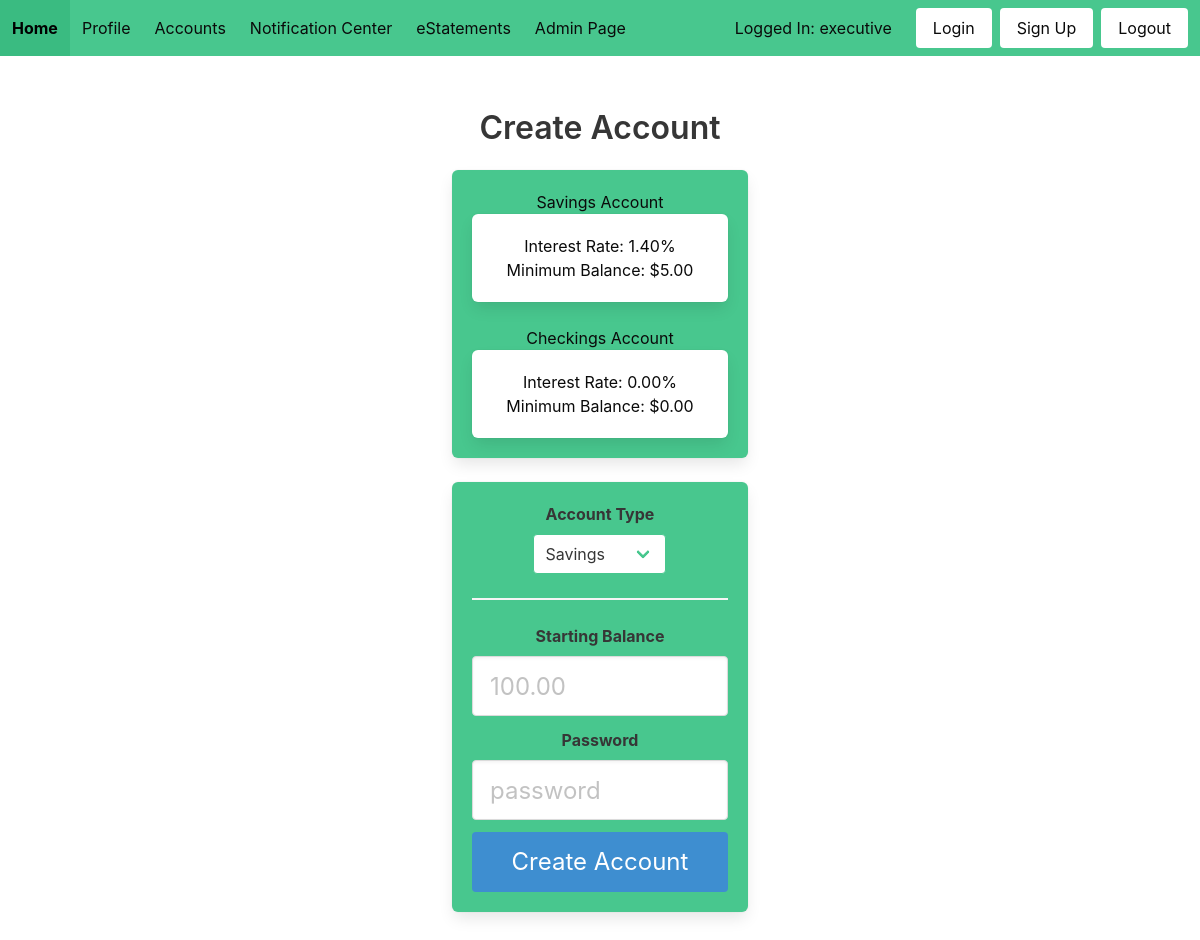
The page /create_account/ (signed in) on the database as committed earlier.
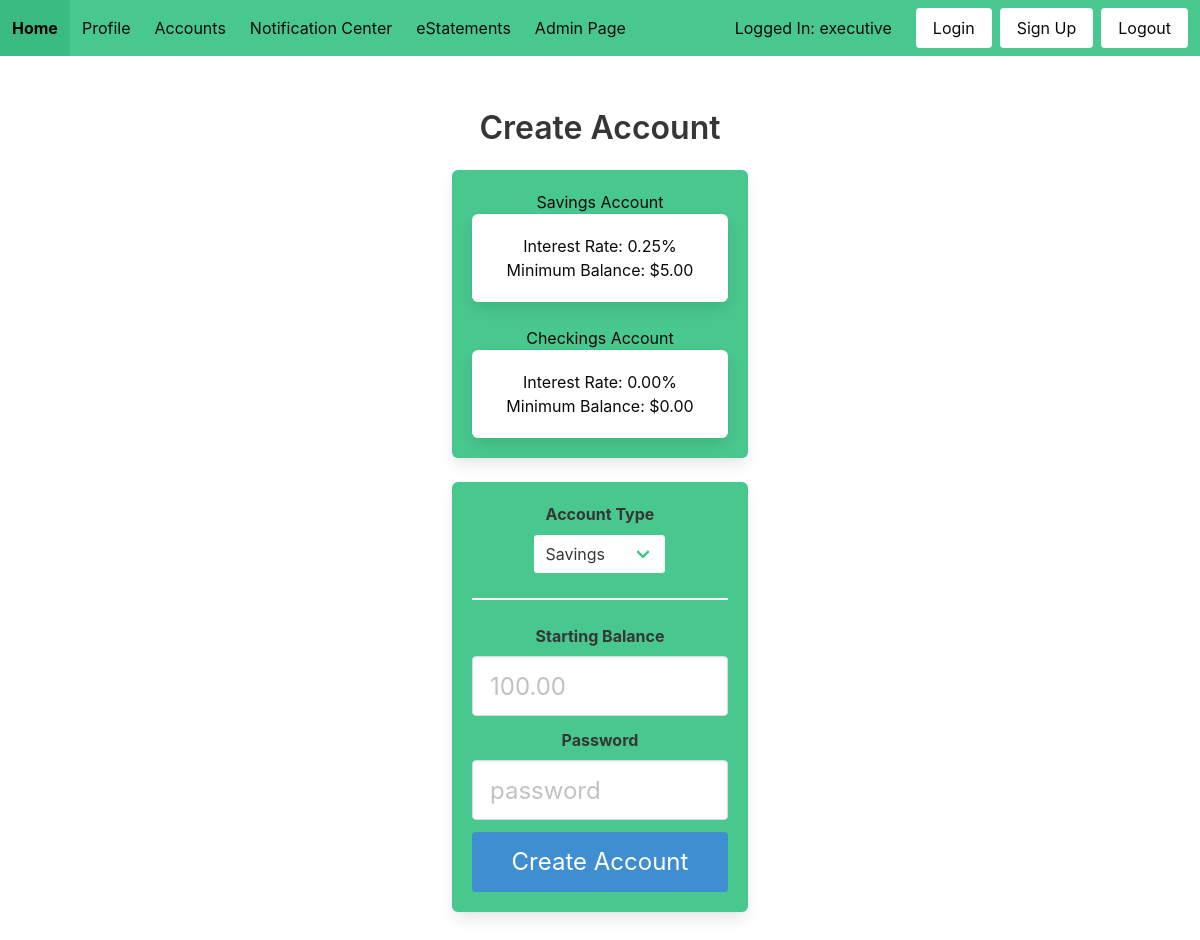
The same page on the database as committed later.
### models.py (models this page shows)
class User(UserMixin, db.Model):
    id = db.Column(db.Integer, primary_key=True)
    username = db.Column(db.String(100), unique=True)
    password = db.Column(db.String(100))
    name = db.Column(db.String(1000))

class Bank_Settings(db.Model):
    id = db.Column(db.Integer, primary_key=True)
    savings_ir = db.Column(db.Float)
    savings_min = db.Column(db.Float)
    checkings_ir = db.Column(db.Float)
    checkings_min = db.Column(db.Float)

### main.py (the view, shortened to what this page needs)
@main.route('/create_account/', methods=['POST', 'GET'])
@login_required
def create_account():
    rates = Bank_Settings.query.filter_by(id = 1).first()
    format_rates(rates)
    return render_template('create_acc.html', rates=rates)

### app.py (called while the page is built)
def create_app():
    app = Flask(__name__)
    cf = open('app_config.json', 'r')
    config = json.load(cf)
    cf.close()
    app.config['SECRET_KEY'] = config['SECRET_KEY']
    app.config['SQLALCHEMY_DATABASE_URI'] = config['SQLALCHEMY_DATABASE_URI']
    app.config['PROJECT_ROOT'] = Path(os.path.realpath(os.path.dirname(__file__)))
    db.init_app(app)
    from auth import auth
    app.register_blueprint(auth)
    from main import main
    app.register_blueprint(main)
    from admin import admin
    app.register_blueprint(admin)
    login_manager = LoginManager()
    login_manager.login_view = 'auth.login'
    login_manager.init_app(app)
    from models import User
    @login_manager.user_loader
    def load_user(id):
        return User.query.get(int(id))
    return app

### format.py (called while the page is built)
def format_money(num):
    return '$' + ('%.2f' % num)

def format_ir(num):
    return '%.2f' % num + '%'

def format_rates(rates):
    rates.savings_ir = format_ir(rates.savings_ir)
    rates.savings_min = format_money(rates.savings_min)
    rates.checkings_ir = format_ir(rates.checkings_ir)
    rates.checkings_min = format_money(rates.checkings_min)

### templates/create_acc.html (shortened to what this page needs)
{% extends "form_base.html" %}
{% block content %}
<div class="column is-4 is-offset-4">
    <h2 class="title">Create Account</h2>
    <div class="box has-background-success has-text-black">
        <h3>Savings Account</h3>
        <div class="box has-text-black">
            <h4>Interest Rate: {{ rates.savings_ir }}</h4>
            <h4>Minimum Balance: {{ rates.savings_min }}</h4>
        </div>
        <h3>Checkings Account</h3>
        <div class="box has-text-black">
            <h4>Interest Rate: {{ rates.checkings_ir }}</h4>
            <h4>Minimum Balance: {{ rates.checkings_min }}</h4>
        </div>
    </div>
    <div class="box has-background-success">
        <form method="POST">
            <label class="label">Account Type</label>
            <div class="select is-success">
                <select name="acc_type" value="{{ request.form['acc_type'] }}" autocomplete="">
                    <option value="0">Savings</option>
                </select>
            </div>
            <hr class="is-success">
            <label class="label">Starting Balance</label>
            <div class="field is-success">
                <div class="control">
                    <input class="input is-large has-text-black" type="text" name="bal" placeholder="100.00">
                </div>
            </div>
            <label class="label">Password</label>
            <div class="field is-success">
                <div class="control">
                    <input class="input is-large has-text-black" type="password" name="password" placeholder="password">
                </div>
            </div>
            <button type="submit" class="button is-block is-info is-large is-fullwidth">Create Account</button>
        </form>
    </div>
</div>
{% endblock %}

### templates/form_base.html (shortened to what this page needs)
<!DOCTYPE html>
<html>
<head>
    <link rel="stylesheet" href="https://cdnjs.cloudflare.com/ajax/libs/bulma/0.7.2/css/bulma.min.css" />
</head>
<body>
    <nav class="navbar is-success is-fixed-top">
        <div class="navbar-brand is-success">
            <a class="navbar-item has-text-black is-success" href="{{ url_for('main.home') }}">
                <strong>Home</strong>
            </a>
        </div>
        <div class="navbar-menu has-background-success" id="nav-links">
            <div class="navbar-start">
                <a href="{{ url_for('main.profile') }}" class="navbar-item has-text-black">Profile</a>
                <div class="navbar-item has-dropdown is-hoverable">
                    <a class="navbar-link has-text-black is-arrowless">Accounts</a>
                </div>
                <a href="{{ url_for('main.alerts') }}" class="navbar-item has-text-black">Notification Center</a>
                <a href="{{ url_for('main.view_eStatements') }}" class="navbar-item has-text-black">eStatements</a>
                {% if current_user.id == 1 %}
                    <a href="{{ url_for('admin.bank_settings') }}" class="navbar-item has-text-black">Admin Page</a>
                {% endif %}
            </div>
            <div class="navbar-end is-success">
                {% if current_user.is_authenticated %}
                    <p class="navbar-item has-text-black">Logged In: {{ current_user.username }}</p>
                {% endif %}
                <div class="navbar-item">
                    <div class="buttons">
                        <a href="{{ url_for('auth.login') }}" class="button is-white">Login</a>
                        <a href="{{ url_for('auth.signup') }}" class="button is-white">Sign Up</a>
                        <a href="{{ url_for('auth.logout') }}" class="button is-white">Logout</a>
                    </div>
                </div>
            </div>
        </div>
    </nav>
    <div class="hero-body">
        <div class="container has-text-centered">
            {% block content %}
            {% endblock %}
        </div>
    </div>
</body>
</html>

Rows that differ between the two databases and show on the page:
changed Bank_Settings: savings_ir "1.40%" → "0.25%"
